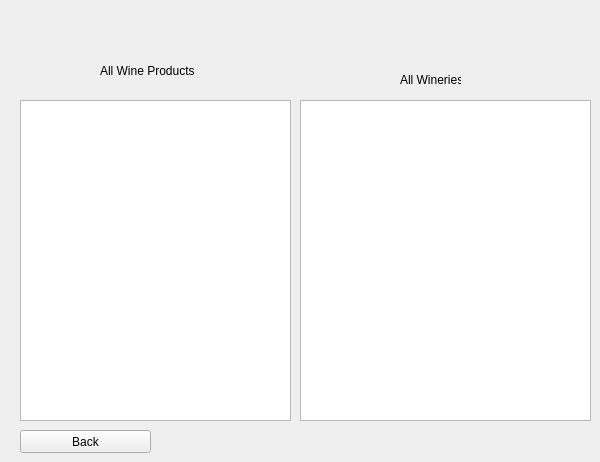
    <widget class="QWidget" name="page_ViewCurrentLists">
     <widget class="QListWidget" name="list_currentWines">
      <property name="geometry">
       <rect>
        <x>20</x>
        <y>100</y>
        <width>271</width>
        <height>321</height>
       </rect>
      </property>
     </widget>
     <widget class="QListWidget" name="list_currentWineries">
      <property name="geometry">
       <rect>
        <x>300</x>
        <y>100</y>
        <width>291</width>
        <height>321</height>
       </rect>
      </property>
     </widget>
     <widget class="QLabel" name="label">
      <property name="geometry">
       <rect>
        <x>100</x>
        <y>50</y>
        <width>101</width>
        <height>41</height>
       </rect>
      </property>
      <property name="text">
       <string>All Wine Products</string>
      </property>
     </widget>
     <widget class="QLabel" name="label_4">
      <property name="geometry">
       <rect>
        <x>400</x>
        <y>70</y>
        <width>61</width>
        <height>20</height>
       </rect>
      </property>
      <property name="text">
       <string>All Wineries</string>
      </property>
     </widget>
     <widget class="QPushButton" name="pushButton_backViewCurrentLists">
      <property name="geometry">
       <rect>
        <x>20</x>
        <y>430</y>
        <width>131</width>
        <height>23</height>
       </rect>
      </property>
      <property name="text">
       <string>Back</string>
      </property>
     </widget>
    </widget>
